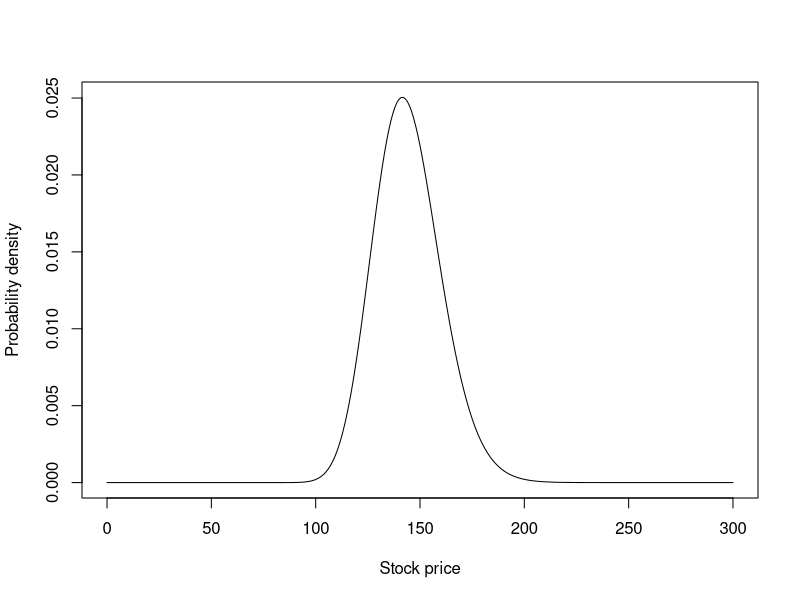
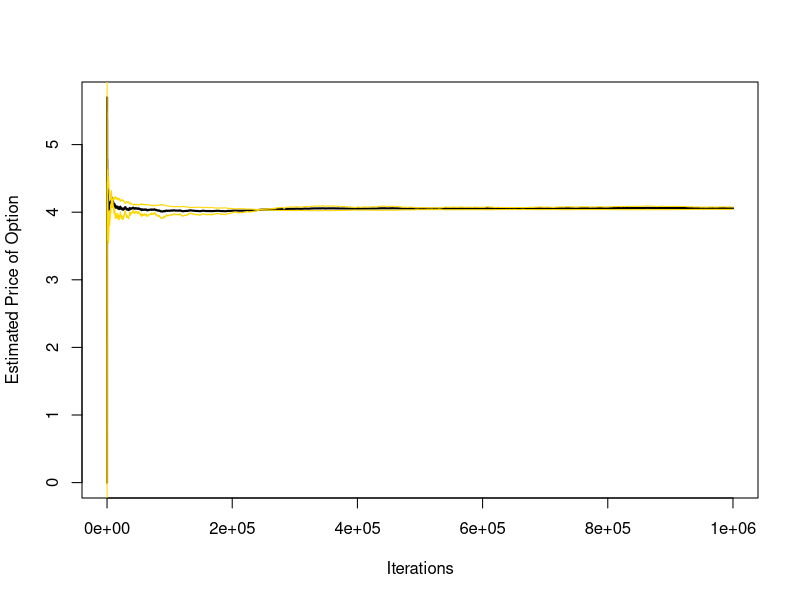
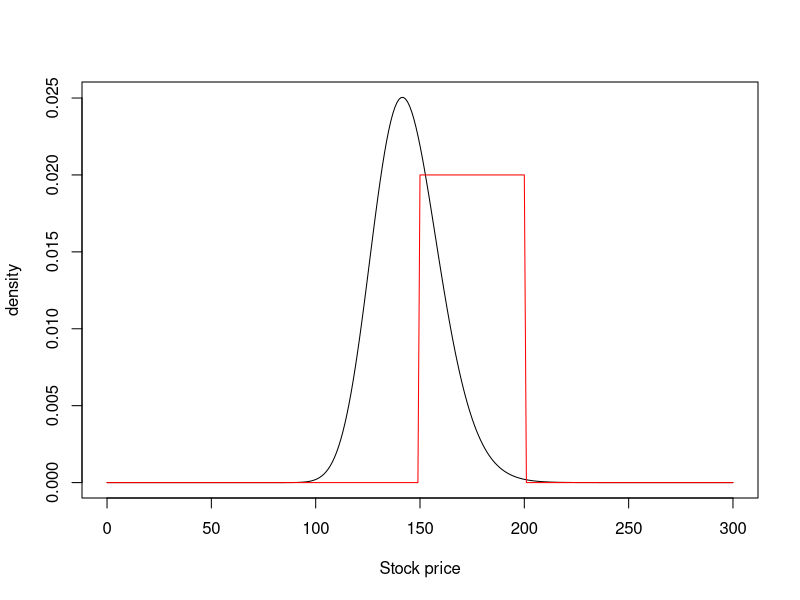
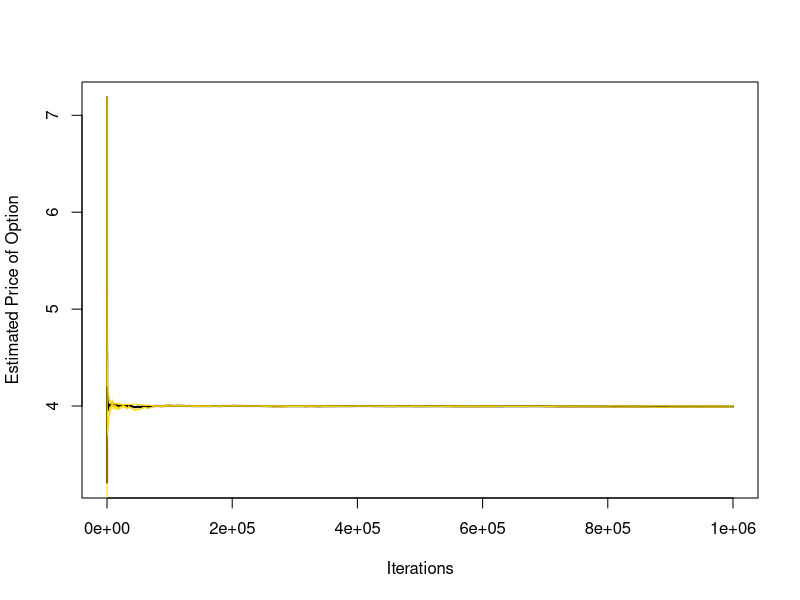

These figures' R source, in order:
#Question 2
T=1/12;               # Expiration in years
r=.02;                # Risk free rate
sigma=sqrt(.15);      # Volatility
S0= 144;              # Current Stock Price
K=150;                # Strike price


s=sigma*sqrt(T)             #log standard deviation
m=(log(S0)+(r-sigma^2/2)*T) #log mean

f=function(x){(1/(x*sqrt(2*pi*s^2)))*exp(-(log(x)-m)^2/(2*s^2))}
#f is log normal with mean m and standard dev. s

h=function(x){x-K}

plot(seq(0,300),dlnorm(seq(0,300),m,s),ty='l', ylab="Probability density",xlab="Stock price")

x=h(rlnorm(10^6,m,s))


x[x<0]=0
estint=cumsum(x)/1:10^6
esterr=sqrt(cumsum(x-estint)^2)/(1:10^6)

plot(estint,type='l',lwd=2,ylab="Estimated Price of Option",xlab="Iterations")
lines(estint+2*esterr,col='gold')
lines(estint-2*esterr,col='gold')

option_price=estint[10^6]
option_price

#Error estimates of the model using Chebyshev's theorem
k=max(abs(x-option_price))/sd(x)
k

#P(|X-Mu|<k* sigma)=>1-1/k^2
1-1/k^2

####
#Question3
T=1/12;               # Expiration in years
N=5;                  # Number of steps
delta_t=T/N           # Time step
r=.02;                # Risk free rate
sigma=sqrt(.15);      # Volatility
S0= 144;              # Current Stock Price
K=150;                # Strike price


par(mfrow=c(1,1))
f=function(x){(1/(x*sqrt(2*pi*s^2)))*exp(-(log(x)-m)^2/(2*s^2))}

plot(seq(0,300),dlnorm(seq(0,300),m,s),ty='l', ylab="density",xlab="Stock price")
lines(seq(0,300),dunif(seq(0,300),150,200),col='red')

x=runif(10^6,150,200)

y=x
x=x-K
x[x<0]=0

estint=cumsum(x*dlnorm(y,m,s)/dunif(y,150,200))/(1:10^6)

esterr=sqrt(cumsum(x*dlnorm(y,m,s)/dunif(y,150,200)-estint)^2)/(1:10^6)

plot(estint,type='l',lwd=2,ylab="Estimated Price of Option",xlab="Iterations")
lines(estint+2*esterr,col='gold')
lines(estint-2*esterr,col='gold')

option_price=estint[10^6]
option_price

#Error estimates of the model using Chebyshev's theorem
k=max(abs(x-option_price))/sd(x)
k

#P(|X-Mu|<k* sigma)=>1-1/k^2
1-1/k^2

